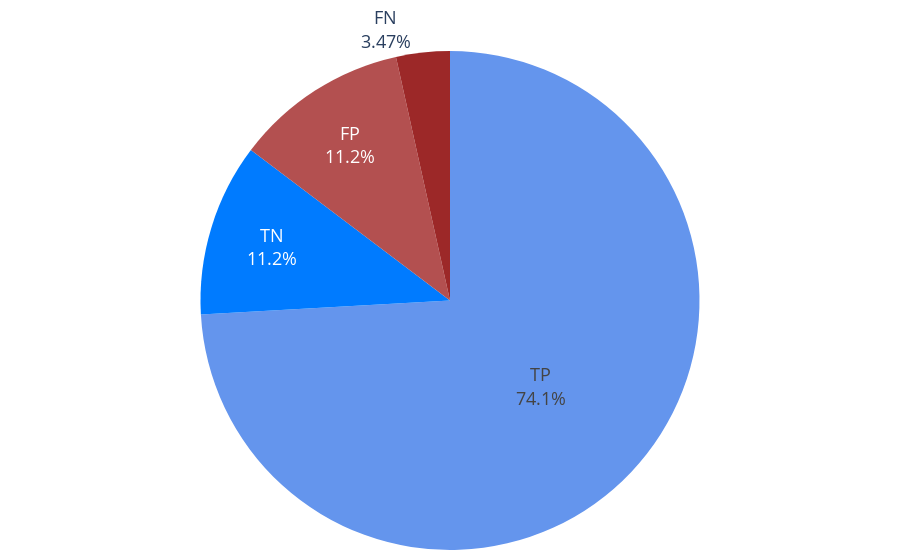
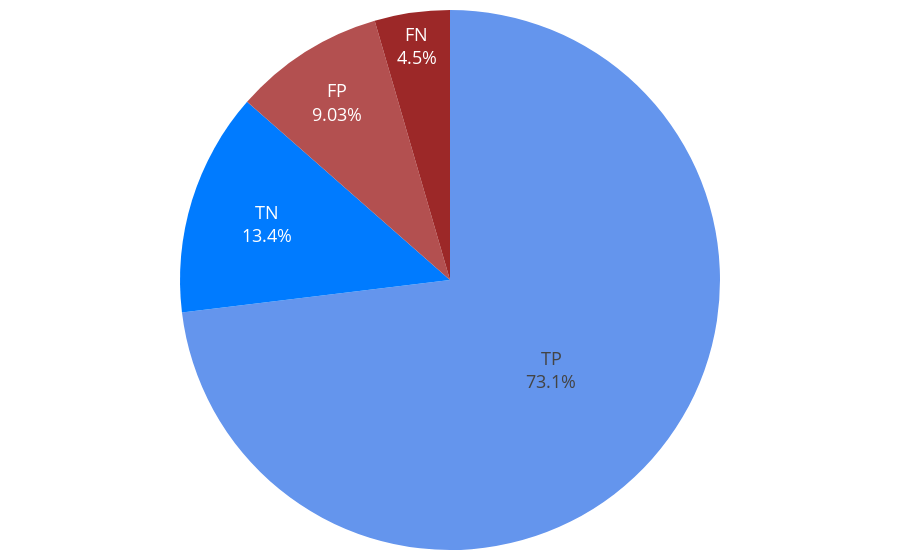

Notebook code cell kept with these figures, in order:
### Code cell
my_reviews_sent_textblob = getSentimentAnalysis(my_reviews, 'textblob')
my_reviews_sent_vader    = getSentimentAnalysis(my_reviews, 'vader')

fig = confusion_matrix_pie_chart(my_reviews_sent_textblob['rating'], my_reviews_sent_textblob['polarity_title_text_textblob'])
display(fig)
fig = confusion_matrix_pie_chart(my_reviews_sent_vader['rating'], my_reviews_sent_vader['polarity_title_text_vader'])
display(fig)

### Figure 1 — Plotly figure (JSON) as saved in the notebook; plotly's stock layout.template omitted (floating-point values rounded to 4 significant figures)
{"data": [{"direction": "clockwise", "labels": ["TP", "TN", "FP", "FN"], "marker": {"colors": ["#6495ED", "#007bff", "#b35050", "#9c2828"]}, "sort": false, "textfont": {"size": 18}, "textinfo": "label+percent", "type": "pie", "values": [2026, 306, 307, 95]}], "layout": {"margin": {"b": 10, "l": 0, "r": 0, "t": 10}, "showlegend": false}}

### Figure 2 — Plotly figure (JSON) as saved in the notebook; plotly's stock layout.template omitted (floating-point values rounded to 4 significant figures)
{"data": [{"direction": "clockwise", "labels": ["TP", "TN", "FP", "FN"], "marker": {"colors": ["#6495ED", "#007bff", "#b35050", "#9c2828"]}, "sort": false, "textfont": {"size": 18}, "textinfo": "label+percent", "type": "pie", "values": [1998, 366, 247, 123]}], "layout": {"margin": {"b": 10, "l": 0, "r": 0, "t": 10}, "showlegend": false}}
